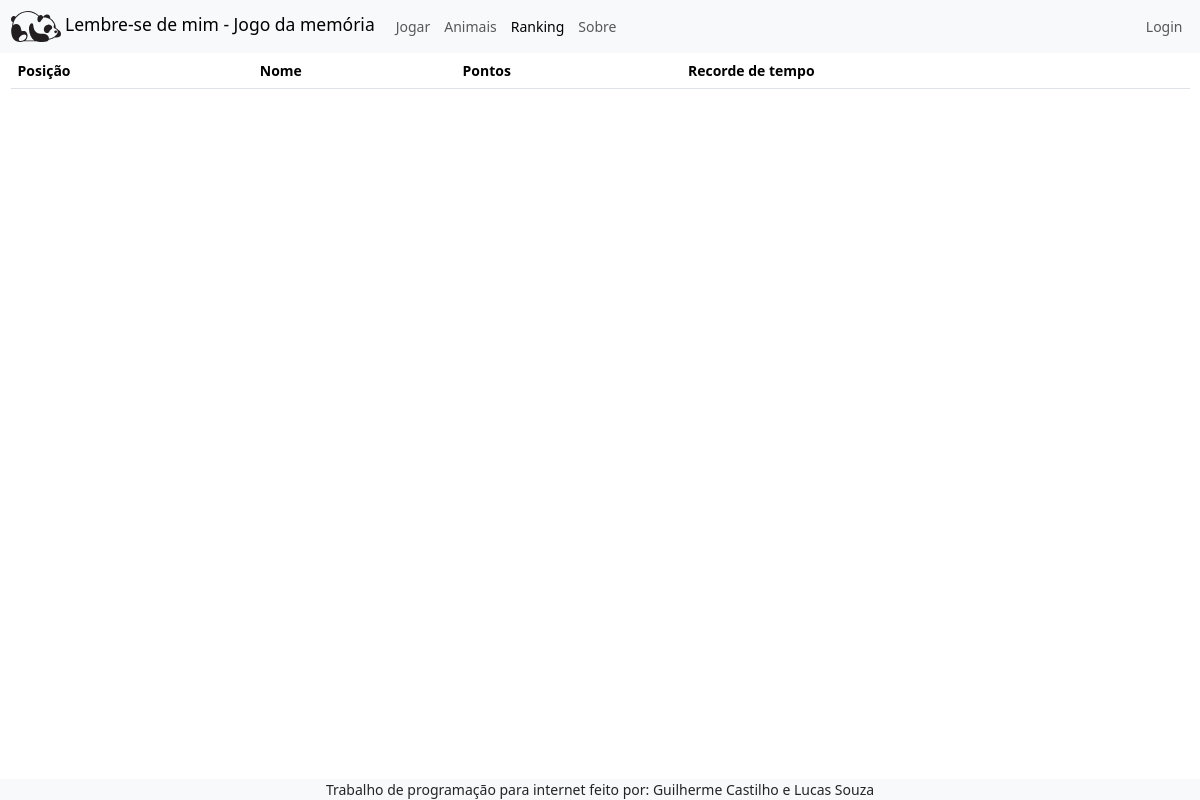
The page /ranking/index.php on the database as committed earlier.
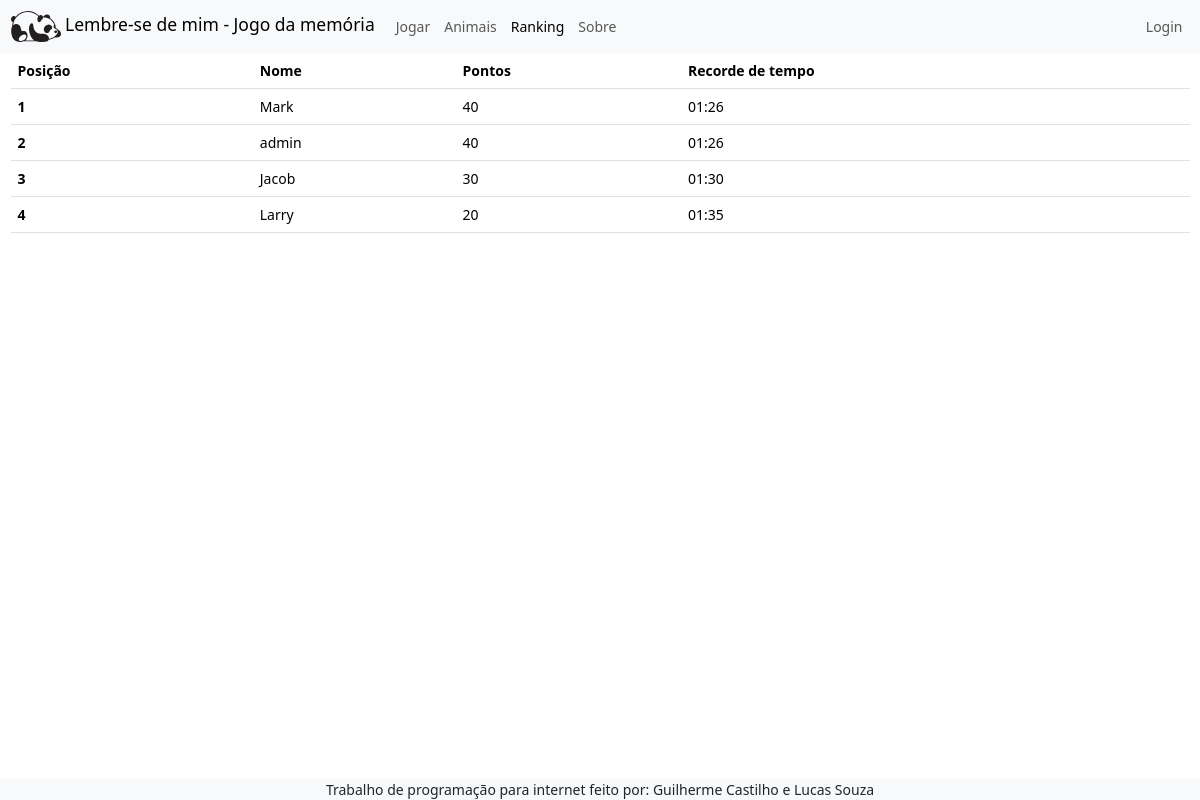
The same page on the database as committed later.
### tables this page shows
CREATE TABLE `usuarios` (
  `id` int(11) NOT NULL AUTO_INCREMENT,
  `nome` varchar(255) NOT NULL,
  `senha` char(255) NOT NULL,
  `pontos` int(11) DEFAULT 0,
  `email` varchar(255) NOT NULL,
  `caminho_imagem` varchar(255) DEFAULT NULL,
  `isAdmin` tinyint(1) DEFAULT NULL,
  `recorde_segundos` int(11) DEFAULT NULL,
  PRIMARY KEY (`id`),
  UNIQUE KEY `email` (`email`)
);

### ranking/index.php (the view, shortened to what this page needs)
<?php
$usuarios_array = [];
try {
  $database = new Database('mysql');
  $conn = $database->getConnection();
  $sql = "SELECT * FROM usuarios ORDER BY pontos DESC, recorde_segundos ASC";
  $stmt = $conn->prepare($sql);
  $stmt->execute();
  $usuarios_array = $stmt->fetchAll(PDO::FETCH_ASSOC);
} catch (\PDOException $e) {
  echo "Database connection failed: " . $e->getMessage();
} catch (\InvalidArgumentException $e) {
  echo "Invalid database dialect: " . $e->getMessage();
}
?>
<?php include '../includes/navbar.php'; ?>
<main class="container">
  <table class="table">
    <thead>
      <tr>
        <th scope="col">Posição</th>
        <th scope="col">Nome</th>
        <th scope="col">Pontos</th>
        <th scope="col">Recorde de tempo</th>
      </tr>
    </thead>
    <tbody>
      <?php
      $position = 1;
      foreach ($usuarios_array as $usuario) {
        echo "<tr>";
        echo "<th scope='row'>" . $position++ . "</th>";
        echo "<td>" . htmlspecialchars($usuario['nome']) . "</td>";
        echo "<td>" . $usuario['pontos'] . "</td>";
        echo "<td>" . gmdate("i:s", $usuario['recorde_segundos']) . "</td>";
        echo "</tr>";
      }
      ?>
    </tbody>
  </table>
</main>
<?php include '../includes/footer.php'; ?>

### includes/navbar.php (shortened to what this page needs)
<!DOCTYPE html>
<html lang="pt-br">
<head>
    <link rel="stylesheet" href="/css/bootstrap.min.css" />
    <link rel="stylesheet" href="/css/global.css" />
</head>
<body>
    <nav class="navbar navbar-expand-lg bg-body-tertiary">
        <div class="container-fluid">
            <a class="navbar-brand text-wrap" href="/">
                <img src="/img/logo.svg" class="img-fluid" alt="logomarca - imagem vetorizada de um panda deitado pela lateral" width="50" height="50" loading="lazy" decoding="async" />
                Lembre-se de mim - Jogo da memória
            </a>
            <div class="collapse navbar-collapse" id="navbarSupportedContent">
                <ul class="navbar-nav me-auto mb-2 mb-lg-0">
                    <li class="nav-item">
                        <a class="nav-link <?php echo (strpos($_SERVER['REQUEST_URI'], '/jogos') === 0) ? 'active' : ''; ?>" aria-current="page" href="/jogos">Jogar</a>
                    </li>
                    <li class="nav-item">
                        <a class="nav-link <?php echo (strpos($_SERVER['REQUEST_URI'], '/lista') === 0) ? 'active' : ''; ?>" href="/lista">Animais</a>
                    </li>
                    <li class="nav-item">
                        <a class="nav-link <?php echo (strpos($_SERVER['REQUEST_URI'], '/ranking') === 0) ? 'active' : ''; ?>" href="/ranking">Ranking</a>
                    </li>
                    <li class="nav-item">
                        <a class="nav-link <?php echo (strpos($_SERVER['REQUEST_URI'], '/sobre') === 0) ? 'active' : ''; ?>" href="/sobre">Sobre</a>
                    </li>
                </ul>
                <?php if (isset($_SESSION['user_name'])) { ?>
                    <ul class="navbar-nav mb-2 mb-lg-0 justify-content-end">
                        <li class="dropdown">
                            <a class="nav-link dropdown-toggle py-0" href="#" role="button" data-bs-toggle="dropdown" aria-expanded="false">
                                <img src="<?php echo $_SESSION['profile_photo_path'] != null ? $_SESSION['profile_photo_path'] . ".webp" : "/img/avatar.webp"; ?>" class="img-fluid rounded" alt="foto de perfil" height="40" width="40" loading="lazy" decoding="async" id="profilePhoto">
                                <?php echo htmlspecialchars($_SESSION['user_name']); ?>
                            </a>
                            <ul class="dropdown-menu">
                                <?php if (isset($_SESSION['user_is_admin']) && $_SESSION['user_is_admin']) : ?>
                                    <li><a class="dropdown-item" href="/admin">Admin</a></li>
                                    <li>
                                        <hr class="dropdown-divider" />
                                    </li>
                                <?php endif; ?>
                                <li><a class="dropdown-item" href="/logout">Logout</a></li>
                            </ul>
                        </li>
                    </ul>
                <?php } else { ?>
                    <ul class="navbar-nav mb-2 mb-lg-0 justify-content-end">
                        <li class="nav-item">
                            <a class="nav-link" href="/login" role="button" aria-expanded="false">
                                Login
                            </a>
                        </li>
                    </ul>
                <?php } ?>
            </div>
        </div>
    </nav>

### includes/footer.php (shortened to what this page needs)
    <footer class="fixed-bottom text-center bg-light">
        Trabalho de programação para internet feito por: Guilherme Castilho e
        Lucas Souza
    </footer>
</body>
</html>

### css/global.css (style rules this page uses)
html { font-size: 10px; }
@media screen and (min-width: 1200px) and (max-width: 1399px) { html { font-size: 14px; } }
.container, .container-lg, .container-md, .container-sm, .container-xl, .container-xxl { max-width: 2200px; }

Rows that differ between the two databases and show on the page:
added usuarios: nome "Mark", pontos "40", recorde_segundos "01:26"
added usuarios: nome "admin", pontos "40", recorde_segundos "01:26"
added usuarios: nome "Jacob", pontos "30", recorde_segundos "01:30"
added usuarios: nome "Larry", pontos "20", recorde_segundos "01:35"
